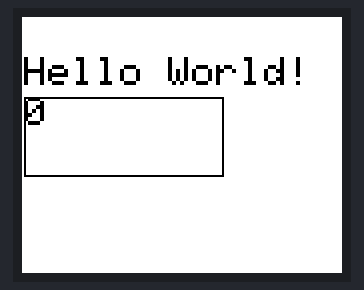
A sketch run on a simulated Arduino Uno, built with avr-gcc and run on an emulated ATmega328P. Shown: 160×128 colour display.

Above: at 0.1 s.
At 4.6 s:
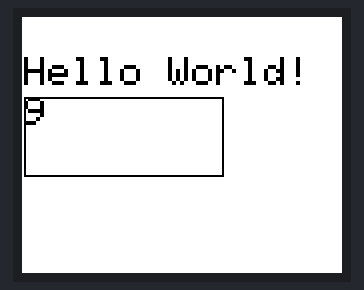
At 9.7 s:
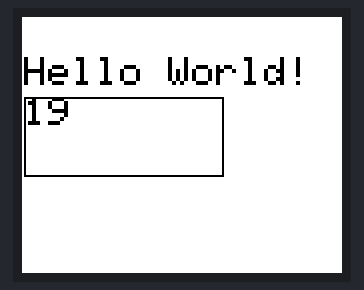
At 19.8 s:
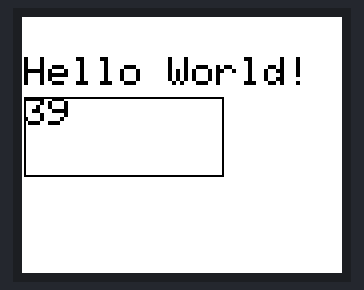
At 29.5 s:
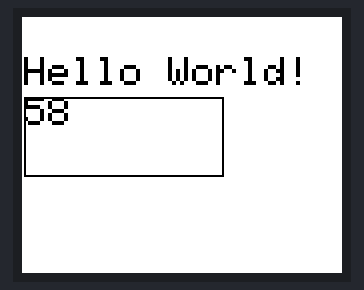
At 39.1 s:
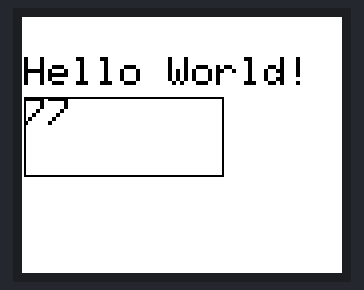

The sketch:

screen-test.ino
```cpp
#include <TFT.h>  // Arduino LCD library
#include <SPI.h>

// pins to control the screen
#define CS   7
#define DC   0
#define RST  1

// create an instance of the library
TFT screen = TFT(CS, DC, RST);

// Use this to count upwards forever.
int counter = 0;

// array of letters to print to the screen
char letters[10];

void setup() {

// Put this line at the beginning of every sketch that uses the GLCD:
screen.begin();

// clear the screen with a white background
screen.background(255,255,255);
// Set the fill colour to white.
screen.fill(255,255,255);
// set the font colour to black
screen.stroke(0, 0, 0);
// set the font size
screen.setTextSize(2);
// ste the font size very large for the loop
screen.setTextSize(2);
}

void loop() {
// Write hello world to the screen.
screen.text("Hello World!", 1, 20);

// The screen is dumb and always writes over itself.
// Blank the part of the screen that will change.

screen.rect(1,40,100,40);

// Print out the counter number.
String count = String(counter);
count.toCharArray(letters,10);
screen.text(letters, 1,40);

// wait for a moment then loop back round.
delay(500);
counter = counter + 1;
}
```

Measured:
- what the display in image 1 shows lasts 0.5 s, from 4.6 s to 5.1 s
